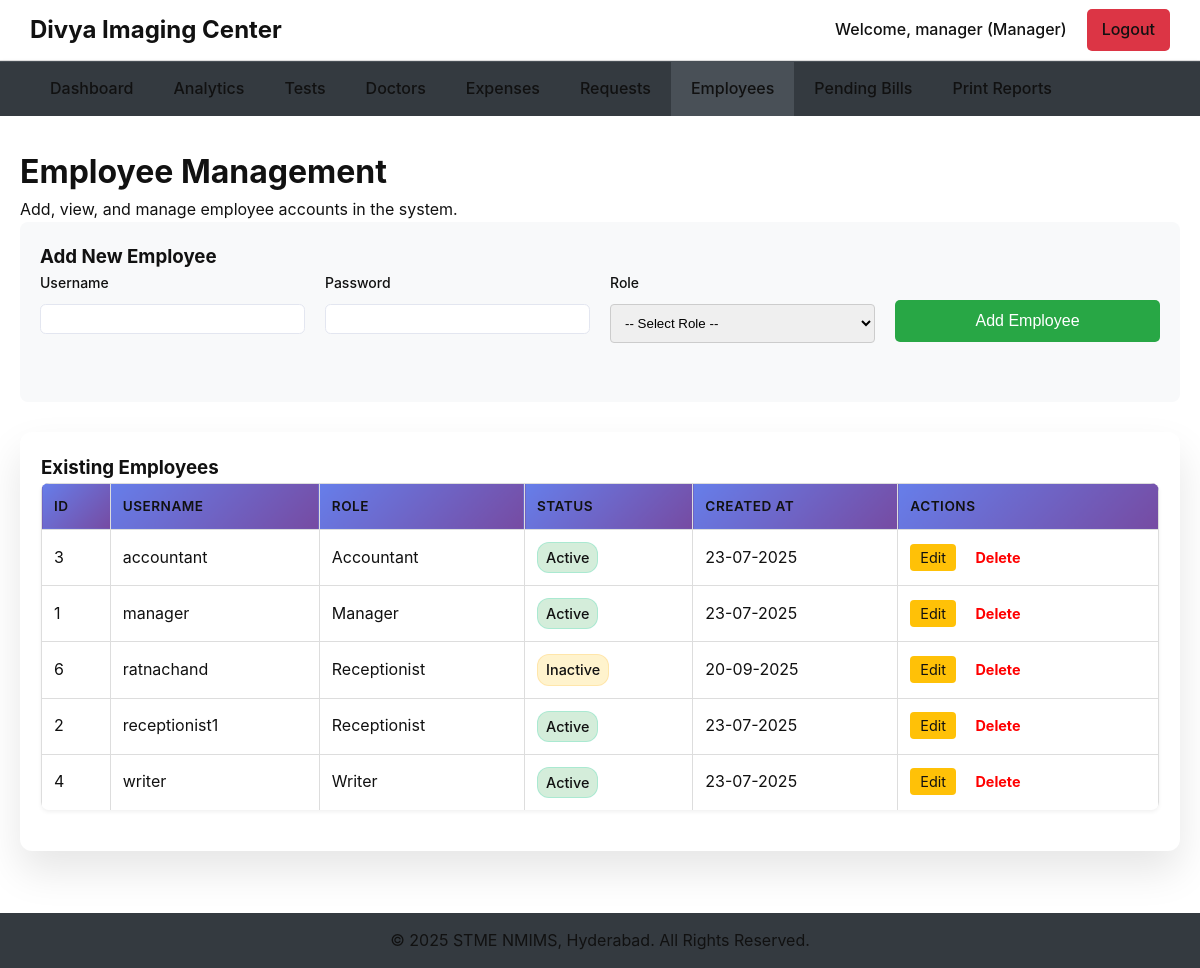
The app's page /manager/manage_employees.php (signed in) with its own data.
### tables this page shows
CREATE TABLE `users` (
  `id` int(11) NOT NULL,
  `username` varchar(50) NOT NULL,
  `password` varchar(255) NOT NULL,
  `role` enum('manager','receptionist','accountant','writer','superadmin') NOT NULL,
  `is_active` tinyint(1) DEFAULT 1,
  `created_at` timestamp NOT NULL DEFAULT current_timestamp()
);

### manager/manage_employees.php (the view, shortened to what this page needs)
<?php
require_once '../includes/db_connect.php';
$users_result = $conn->query("SELECT id, username, role, is_active, created_at FROM users WHERE role != 'superadmin' ORDER BY username ASC");
require_once '../includes/header.php';
?>
<div class="management-container">
    <h1>Employee Management</h1>
    <p>Add, view, and manage employee accounts in the system.</p>
    <div class="management-form">
        <h3>Add New Employee</h3>
        <form action="manage_employees.php" method="POST">
            <div class="form-row">
                <div class="form-group">
                    <label for="username">Username</label>
                    <input type="text" id="username" name="username" required>
                </div>
                <div class="form-group">
                    <label for="password">Password</label>
                    <input type="password" id="password" name="password" required>
                </div>
                <div class="form-group">
                    <label for="role">Role</label>
                    <select id="role" name="role" required>
                        <option value="">-- Select Role --</option>
                    </select>
                </div>
                <div class="form-group">
                    <button type="submit" class="btn-submit" style="margin-top: 28px;">Add Employee</button>
                </div>
            </div>
        </form>
    </div>
    <div class="table-container">
        <h3>Existing Employees</h3>
        <table class="data-table">
            <thead>
                <tr>
                    <th>ID</th>
                    <th>Username</th>
                    <th>Role</th>
                    <th>Status</th>
                    <th>Created At</th>
                    <th>Actions</th>
                </tr>
            </thead>
            <tbody>
                <?php if ($users_result->num_rows > 0): while($user = $users_result->fetch_assoc()): ?>
                <tr>
                    <td><?php echo $user['id']; ?></td>
                    <td><?php echo htmlspecialchars($user['username']); ?></td>
                    <td><?php echo ucfirst($user['role']); ?></td>
                    <td><?php echo $user['is_active'] ? '<span class="status-paid">Active</span>' : '<span class="status-pending">Inactive</span>'; ?></td>
                    <td><?php echo date('d-m-Y', strtotime($user['created_at'])); ?></td>
                    <td>
                        <a href="edit_employee.php?id=<?php echo $user['id']; ?>" class="btn-action btn-edit">Edit</a>
                        <a href="delete_employee.php?id=<?php echo $user['id']; ?>" class="btn-action btn-delete" onclick="return confirm('Are you sure you want to permanently delete user <?php echo htmlspecialchars($user['username']); ?>?');">Delete</a>
                    </td>
                </tr>
                <?php endwhile; else: ?>
                <tr><td colspan="6" class="text-center">No users found.</td></tr>
                <?php endif; ?>
            </tbody>
        </table>
    </div>
</div>
<?php require_once '../includes/footer.php'; ?>

### records on screen
users: id "3", username "accountant", role "Accountant", is_active "Active", created_at "23-07-2025"
users: id "1", username "manager", role "Manager", is_active "Active", created_at "23-07-2025"
users: id "6", username "ratnachand", role "Receptionist", is_active "Inactive", created_at "20-09-2025"
users: id "2", username "receptionist1", role "Receptionist", is_active "Active", created_at "23-07-2025"
users: id "4", username "writer", role "Writer", is_active "Active", created_at "23-07-2025"

### other values on screen
$username "manager"
$role "Manager"
